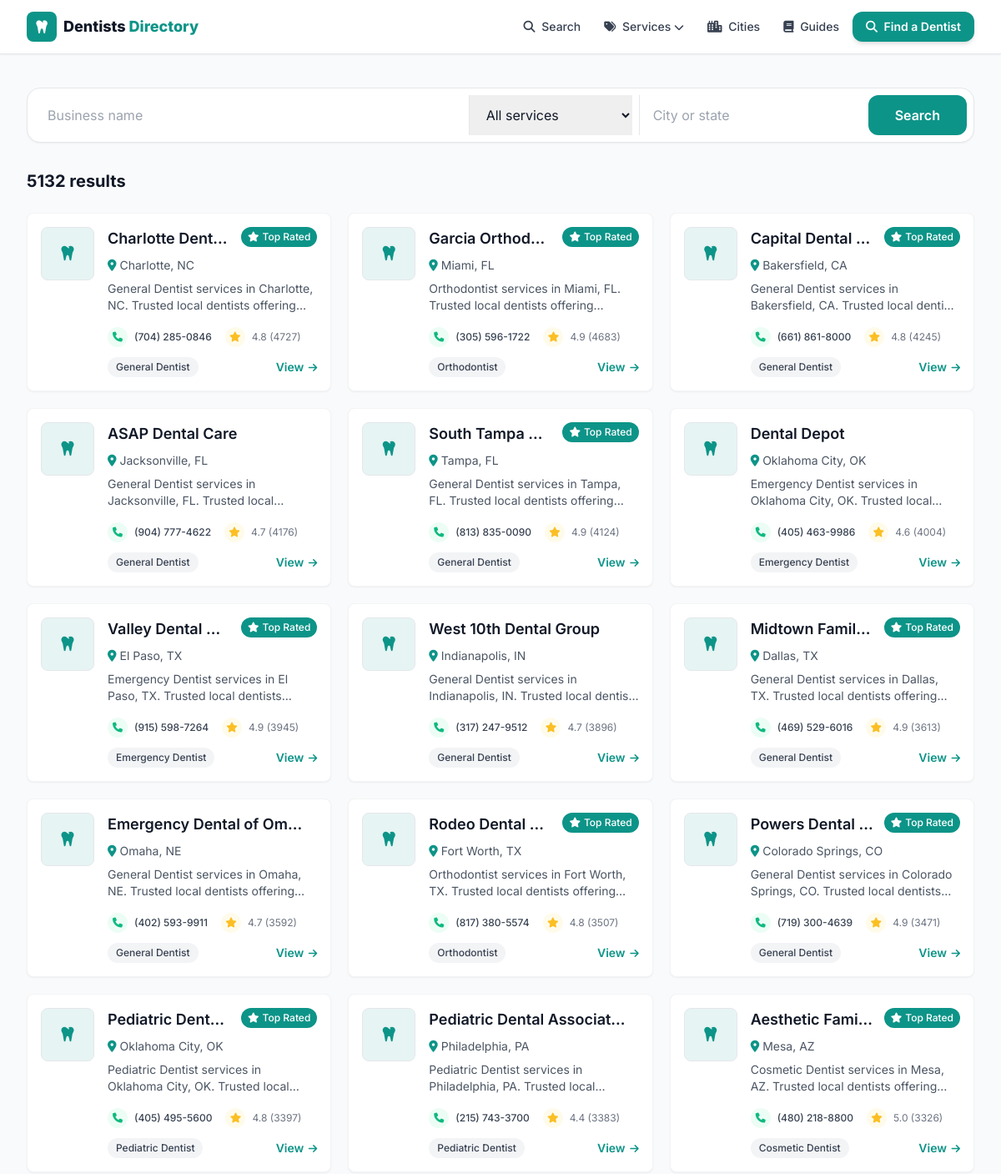
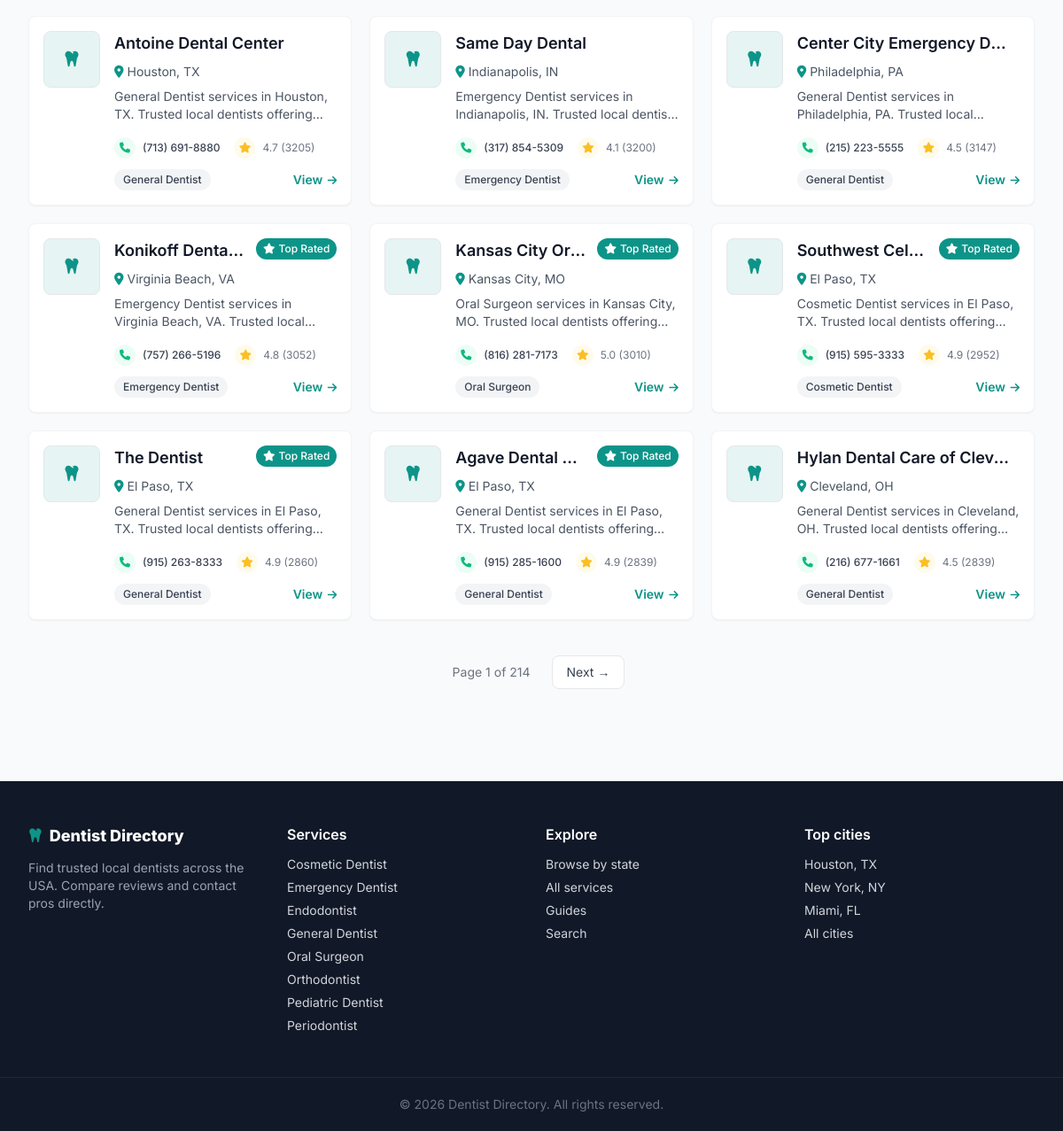
Screenshot of /search with the database file from the repository (2 pictures, top to bottom).
### tables this page shows
CREATE TABLE listings (
    id          INTEGER PRIMARY KEY AUTOINCREMENT,
    name        TEXT NOT NULL,
    slug        TEXT UNIQUE NOT NULL,
    category    TEXT,
    city        TEXT,
    state       TEXT,
    address     TEXT,
    phone       TEXT,
    website     TEXT,
    lat         REAL,
    lng         REAL,
    rating      REAL,
    reviews     INTEGER,
    hours       TEXT,           -- JSON blob
    maps_url    TEXT,
    cid         TEXT,           -- google place CID, used for dedup
    scraped_at  TEXT DEFAULT (datetime('now'))
);

### web/app.py (the view)
@app.route("/search")
def search():
    from urllib.parse import urlencode
    q = (request.args.get("q") or "").strip()
    cat = (request.args.get("category") or "").strip()
    loc = (request.args.get("city") or "").strip()
    where = "WHERE 1=1"
    args = []
    if q:
        where += " AND (name LIKE ? OR city LIKE ?)"
        args += [f"%{q}%", f"%{q}%"]
    if cat:
        where += " AND category = ?"
        args.append(cat)
    if loc:
        where += " AND (city LIKE ? OR state LIKE ?)"
        args += [f"%{loc}%", f"%{loc}%"]
    d = get_db()
    total = d.execute(f"SELECT COUNT(*) FROM listings {where}", args).fetchone()[0]
    page = _page()
    rows = d.execute(
        f"SELECT * FROM listings {where} ORDER BY reviews DESC LIMIT ? OFFSET ?",
        args + [PER_PAGE, (page - 1) * PER_PAGE]).fetchall()
    qs = urlencode({k: v for k, v in
                    (("q", q), ("category", cat), ("city", loc)) if v})
    base_url = "/search?" + qs if qs else "/search"
    return render_template("search.html", rows=rows, q=q, cat=cat, loc=loc,
                           total=total, pg=_pageinfo(page, total),
                           base_url=base_url)

### scraper/db.py (called while the page is built)
def slugify(value: str) -> str:
    value = unicodedata.normalize("NFKD", value).encode("ascii", "ignore").decode()
    value = re.sub(r"[^\w\s-]", "", value).strip().lower()
    return re.sub(r"[-\s]+", "-", value)

### web/app.py (called while the page is built)
def get_db():
    if "db" not in g:
        uri = f"file:{dbmod.DB_PATH.as_posix()}?mode=ro&immutable=1"
        g.db = sqlite3.connect(uri, uri=True)
        g.db.row_factory = sqlite3.Row
    return g.db

def slugify(s):
    return dbmod.slugify(s or "")

@app.context_processor
def inject_globals():
    cats = [r["category"] for r in get_db().execute(
        "SELECT DISTINCT category FROM listings WHERE category IS NOT NULL "
        "ORDER BY category")]
    return {
        "SITE_NAME": app.config["SITE_NAME"],
        "ALL_CATEGORIES": cats,
        "CATEGORY_ICONS": CATEGORY_ICONS,
        "ADSENSE_CLIENT": app.config["ADSENSE_CLIENT"],
        "GA_ID": app.config["GA_ID"],
        "DOMAIN": app.config["DOMAIN"],
        "GSC_VERIFICATION": app.config["GSC_VERIFICATION"],
        "STATE_NAMES": STATE_NAMES,
        "cat_slug": slugify,
    }

def _page():
    try:
        return max(1, int(request.args.get("page", 1)))
    except ValueError:
        return 1

def _pageinfo(page, total):
    pages = max(1, (total + PER_PAGE - 1) // PER_PAGE)
    return {"page": page, "pages": pages,
            "has_prev": page > 1, "has_next": page < pages}

### web/templates/search.html (shortened to what this page needs)
{% extends "base.html" %}
{% from "_macros.html" import card, pager %}
{% block content %}
<div class="max-w-7xl mx-auto px-4 sm:px-6 lg:px-8 py-10">
  <form action="/search" method="get" class="bg-white rounded-2xl shadow-sm border p-2 flex flex-col sm:flex-row gap-2 mb-8">
    <input name="q" value="{{ q }}" placeholder="Business name" class="flex-1 px-4 py-3 outline-none">
    <select name="category" class="px-4 py-3 outline-none border-t sm:border-t-0 sm:border-l">
      <option value="">All services</option>
    </select>
    <input name="city" value="{{ loc }}" placeholder="City or state" class="px-4 py-3 outline-none border-t sm:border-t-0 sm:border-l">
    <button class="bg-primary hover:bg-primaryDark text-white font-semibold px-8 py-3 rounded-xl">Search</button>
  </form>
  <h1 class="text-xl font-bold mb-6">{{ total }} result{{ '' if total==1 else 's' }}</h1>
  {% if rows %}
  <div class="grid sm:grid-cols-2 lg:grid-cols-3 gap-5">{% for l in rows %}{{ card(l) }}{% endfor %}</div>
  {{ pager(pg, base_url) }}
  {% else %}
  <div class="text-center py-20 text-gray-500"><i class="fas fa-magnifying-glass text-4xl mb-4 text-gray-300"></i><p>No matches. Try a broader search.</p></div>
  {% endif %}
</div>
{% endblock %}

### web/templates/_macros.html (shortened to what this page needs)
{% macro pager(pg, base_url) %}
{% set sep = '&' if '?' in base_url else '?' %}
{% if pg.pages > 1 %}
<nav class="flex items-center justify-center gap-2 mt-10" aria-label="Pagination">
  <span class="px-4 py-2 text-sm text-gray-500">Page {{ pg.page }} of {{ pg.pages }}</span>
  {% if pg.has_next %}<a href="{{ base_url }}{{ sep }}page={{ pg.page+1 }}" class="px-4 py-2 rounded-lg border bg-white text-gray-700 hover:border-primary hover:text-primary text-sm">Next &rarr;</a>{% endif %}
</nav>
{% endif %}
{% endmacro %}
{% macro card(l) %}
<div class="bg-white rounded-lg shadow-sm hover:shadow-md transition-all duration-200 overflow-hidden border border-gray-100">
  <div class="p-4">
    <div class="flex items-start space-x-4">
      <div class="flex-shrink-0">
      </div>
      <div class="flex-1 min-w-0">
        <div class="flex items-start mb-2">
          <h3 class="text-lg font-heading font-semibold text-gray-900 flex-1 min-w-0 mr-3">
            <a href="/listing/{{ l.slug }}" class="hover:text-primary block truncate">{{ l.name }}</a>
          </h3>
          {% if l.rating and l.rating >= 4.8 %}
          <span class="bg-primary text-white px-2 py-1 rounded-full text-xs font-medium flex-shrink-0">
            <i class="fas fa-star mr-1"></i><span class="hidden sm:inline">Top Rated</span></span>
          {% endif %}
        </div>
        <p class="text-sm text-gray-600 flex items-center mb-2">
          <i class="fas fa-map-marker-alt mr-1 text-primary"></i>
          <a href="/{{ l.state|lower }}/{{ l.city|slugify }}" class="hover:text-primary hover:underline">{{ l.city }}, {{ l.state }}</a>
        </p>
        <p class="text-gray-600 text-sm mb-4 line-clamp-2">
          {{ l.category or 'Dentists' }} services in {{ l.city }}, {{ l.state }}. Trusted local dentists offering inspections, treatment and prevention. Call for service and fast response.
        </p>
        <div class="flex items-center justify-between text-xs mb-3">
          <div class="flex items-center space-x-4">
            {% if l.phone %}
            <a href="tel:{{ l.phone|trim }}" class="flex items-center group transition-all duration-200 hover:text-emerald-600">
              <div class="w-6 h-6 rounded-full bg-emerald-50 flex items-center justify-center mr-2 group-hover:bg-emerald-100">
                <i class="fas fa-phone text-xs text-emerald-500"></i></div>
              <span class="hidden sm:inline text-gray-700 group-hover:text-emerald-600 font-medium">{{ l.phone|trim }}</span>
            </a>
            {% endif %}
            {% if l.reviews %}
            <div class="flex items-center text-gray-500">
              <div class="w-6 h-6 rounded-full bg-amber-50 flex items-center justify-center mr-2"><i class="fas fa-star text-xs text-amber-400"></i></div>
              <span>{{ "%.1f"|format(l.rating) }} ({{ l.reviews }})</span>
            </div>
            {% endif %}
          </div>
        </div>
        <div class="flex items-center justify-between">
          {% if l.category %}<span class="bg-gray-100 text-gray-700 px-2.5 py-1 rounded-full text-xs font-medium">{{ l.category }}</span>{% else %}<span></span>{% endif %}
          <a href="/listing/{{ l.slug }}" class="text-primary font-semibold text-sm hover:underline">View <i class="fas fa-arrow-right text-xs ml-0.5"></i></a>
        </div>
      </div>
    </div>
  </div>
</div>
{% endmacro %}

### web/templates/base.html (style rules this page uses)
body { font-family:'Inter',sans-serif }

### rows the page displays
listings: name "Charlotte Dent…", shows "Top Rated", city "Charlotte", state "NC", category "General Dentist", phone "(704) 285-0846", rating "4.8", reviews "4727"
listings: name "ASAP Dental Care", city "Jacksonville", state "FL", category "General Dentist", phone "(904) 777-4622", rating "4.7", reviews "4176"
listings: name "Dental Depot", city "Oklahoma City", state "OK", category "Emergency Dentist", phone "(405) 463-9986", rating "4.6", reviews "4004"
listings: name "Valley Dental…", shows "Top Rated", city "El Paso", state "TX", category "Emergency Dentist", phone "(915) 598-7264", rating "4.9", reviews "3945"
listings: name "West 10th Dental Group", city "Indianapolis", state "IN", category "General Dentist", phone "(317) 247-9512", rating "4.7", reviews "3896"
listings: name "Midtown Famil…", shows "Top Rated", city "Dallas", state "TX", category "General Dentist", phone "(469) 529-6016", rating "4.9", reviews "3613"
listings: name "Rodeo Dental…", shows "Top Rated", city "Fort Worth", state "TX", category "Orthodontist", phone "(817) 380-5574", rating "4.8", reviews "3507"
listings: name "Powers Dental…", shows "Top Rated", city "Colorado Springs", state "CO", category "General Dentist", phone "(719) 300-4639", rating "4.9", reviews "3471"
listings: name "Pediatric Dent…", shows "Top Rated", city "Oklahoma City", state "OK", category "Pediatric Dentist", phone "(405) 495-5600", rating "4.8", reviews "3397"
listings: name "Pediatric Dental Associat…", city "Philadelphia", state "PA", category "Pediatric Dentist", phone "(215) 743-3700", rating "4.4", reviews "3383"
listings: name "Aesthetic Fami…", shows "Top Rated", city "Mesa", state "AZ", category "Cosmetic Dentist", phone "(480) 218-8800", rating "5.0", reviews "3326"
listings: name "Antoine Dental Center", city "Houston", state "TX", category "General Dentist", phone "(713) 691-8880", rating "4.7", reviews "3205"
listings: name "Same Day Dental", city "Indianapolis", state "IN", category "Emergency Dentist", phone "(317) 854-5309", rating "4.1", reviews "3200"
listings: name "Center City Emergency D…", city "Philadelphia", state "PA", category "General Dentist", phone "(215) 223-5555", rating "4.5", reviews "3147"
listings: name "Konikoff Denta…", shows "Top Rated", city "Virginia Beach", state "VA", category "Emergency Dentist", phone "(757) 266-5196", rating "4.8", reviews "3052"
listings: name "Kansas City Or…", shows "Top Rated", city "Kansas City", state "MO", category "Oral Surgeon", phone "(816) 281-7173", rating "5.0", reviews "3010"
listings: name "Southwest Cel…", shows "Top Rated", city "El Paso", state "TX", category "Cosmetic Dentist", phone "(915) 595-3333", rating "4.9", reviews "2952"
listings: name "The Dentist", shows "Top Rated", city "El Paso", state "TX", category "General Dentist", phone "(915) 263-8333", rating "4.9", reviews "2860"
listings: name "Agave Dental…", shows "Top Rated", city "El Paso", state "TX", category "General Dentist", phone "(915) 285-1600", rating "4.9", reviews "2839"

### other values shown
{{ total }} "5132"
{{ '' if total==1 else 's' }} "s"
{{ l.name }} "Garcia Orthod…" "Capital Dental…" "South Tampa…" "Emergency Dental of Om…" "Hylan Dental Care of Cle…"
{{ l.city }} "Miami" "Bakersfield" "Tampa" "Omaha" "Cleveland"
{{ l.state }} "FL" "CA" "FL" "NE" "OH"
{{ l.category or 'Dentists' }} "Orthodontist" "General Dentist" "General Dentist" "General Dentist" "General Dentist"
{{ l.phone|trim }} "(305) 596-1722" "(661) 861-8000" "(813) 835-0090" "(402) 593-9911" "(216) 677-1661"
{{ "%.1f"|format(l.rating) }} "4.9" "4.8" "4.9" "4.7" "4.5"
{{ l.reviews }} "4683" "4245" "4124" "3592" "2839"
{{ l.category }} "Orthodontist" "General Dentist" "General Dentist" "General Dentist" "General Dentist"
{{ pg.page }} "1"
{{ pg.pages }} "214"
{{ c }} "Cosmetic Dentist" "Emergency Dentist" "Endodontist" "General Dentist" "Oral Surgeon" "Orthodontist" "Pediatric Dentist" "Periodontist"
{{ 2026 }} "2026"
